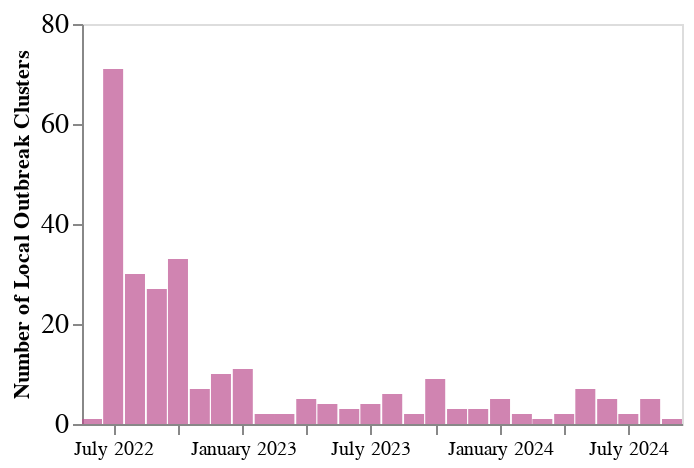

Notebook cell for this chart:
### Code cell
clust_over_time =  alt.Chart(date_clus).mark_bar(opacity = 0.7, interpolate='monotone', size = 10, color = "#bc5090").encode(
    alt.X('year_month:T', axis = alt.Axis(grid= False, format = "%B %Y", title = "")),
    alt.Y('count():Q', axis=alt.Axis(title="Number of Local Outbreak Clusters", grid=False, labelFontSize = 14), stack = None), 
).properties(
    width=300,
    height=200
)
clust_over_time

### Figure 1 — Vega-Lite specification as saved in the notebook (floating-point values rounded to 4 significant figures; data arrays with more than 128 entries replaced by an {"elided": "..."} marker saying what was removed)
{"config": {"view": {"continuousWidth": 400, "continuousHeight": 300}}, "data": {"name": "data-b5e05c9241c7140c244ac4d33ad2c675"}, "mark": {"type": "bar", "color": "#bc5090", "interpolate": "monotone", "opacity": 0.7, "size": 10}, "encoding": {"x": {"axis": {"format": "%B %Y", "grid": false, "title": ""}, "field": "year_month", "type": "temporal"}, "y": {"aggregate": "count", "axis": {"grid": false, "labelFontSize": 14, "title": "Number of Local Outbreak Clusters"}, "stack": null, "type": "quantitative"}}, "height": 200, "width": 300, "$schema": "https://vega.github.io/schema/vega-lite/v4.17.0.json", "datasets": {"data-b5e05c9241c7140c244ac4d33ad2c675": {"elided": "263 records"}}}
